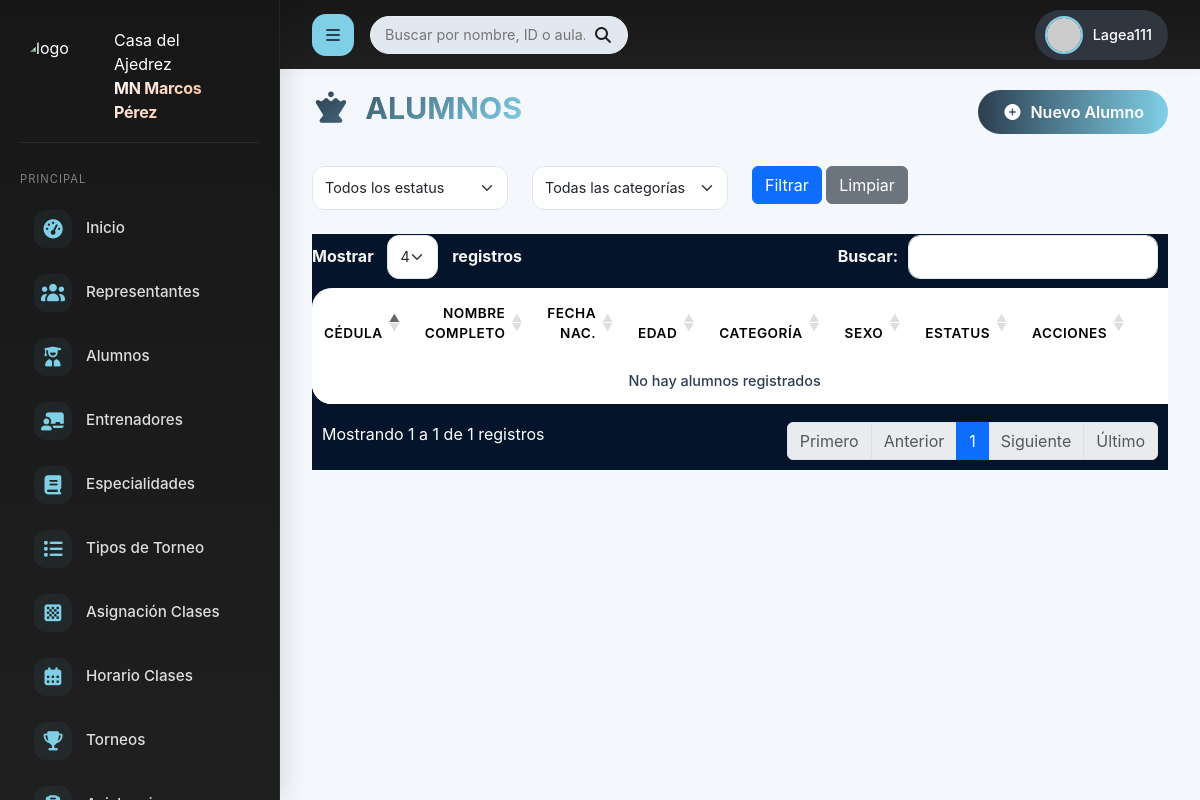
The app's page /vista/alumnos/alumno.php, older data.
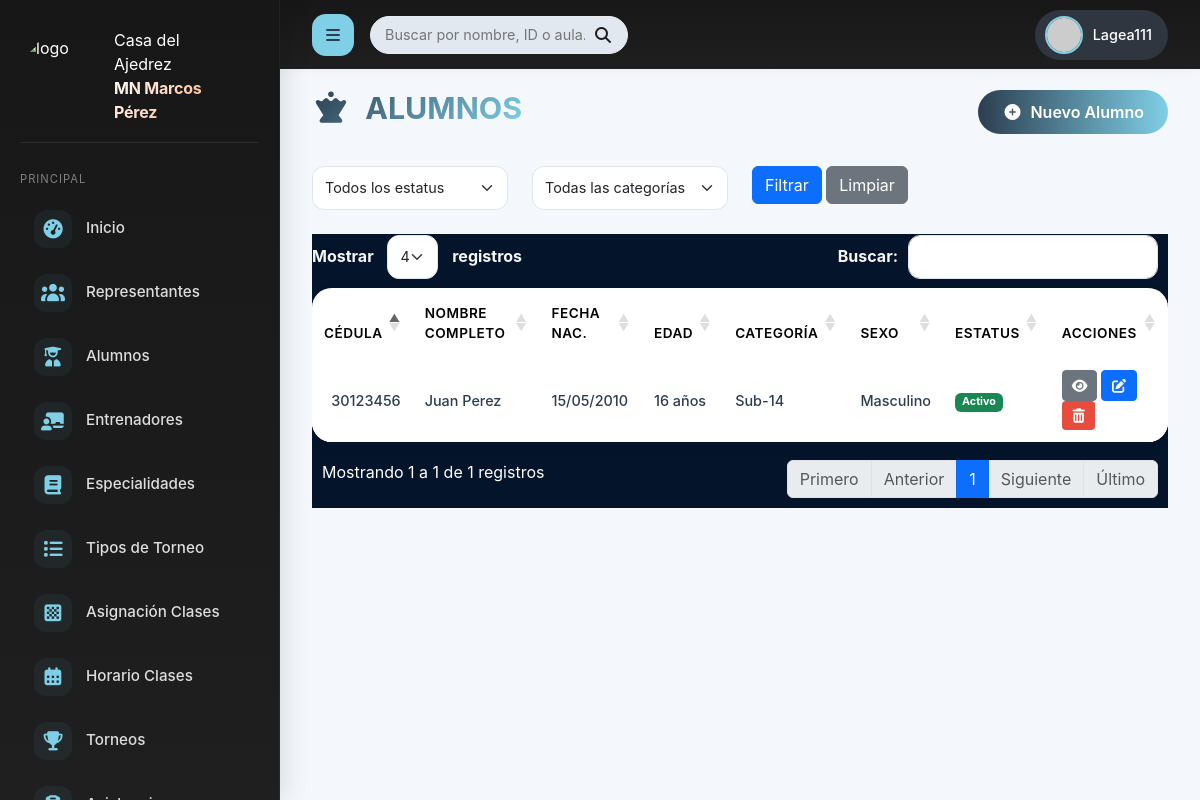
The same page, newer data.
### tables this page shows
CREATE TABLE `ALUMNO` (
  `idAlumno` int NOT NULL,
  `cedula` varchar(10) NOT NULL,
  `nombre` varchar(25) NOT NULL,
  `apellido` varchar(25) NOT NULL,
  `sexo` enum('M','F') DEFAULT NULL,
  `fechaNacimiento` date NOT NULL,
  `edad` int DEFAULT NULL,
  `categoria` varchar(25) DEFAULT NULL,
  `telefono` varchar(11) DEFAULT NULL,
  `localidadMunicipio` varchar(30) DEFAULT NULL,
  `correo` varchar(30) DEFAULT NULL,
  `club` varchar(30) DEFAULT NULL,
  `direccion` varchar(30) DEFAULT NULL,
  `dondeEstudia` varchar(30) DEFAULT NULL,
  `grado` varchar(20) DEFAULT NULL,
  `seccion` varchar(10) DEFAULT NULL,
  `deporte` varchar(25) DEFAULT NULL,
  `centroIniciacionDeportivo` varchar(30) DEFAULT NULL,
  `idRepresentante` int DEFAULT NULL,
  `idUsuario` int DEFAULT NULL,
  `estatus` enum('activo','inactivo','suspendido') DEFAULT 'activo',
  `fechaRegistro` datetime DEFAULT CURRENT_TIMESTAMP
);

### vista/alumnos/alumno.php (the view, shortened to what this page needs)
<!DOCTYPE html>
<html lang="es">
<head>
    <?php include '../assets/inc/head.php'; ?>
</head>
<body>
<div class="page-container">
    <?php include '../assets/inc/sidebar.php'; ?>
    <?php include '../assets/inc/header.php'; ?>
    <?php
    include '../../modelo/conexion.php';
    try {
        $sql = $conex->query("SELECT * FROM ALUMNO ORDER BY apellido, nombre");
        $alumnos = $sql->fetchAll(PDO::FETCH_ASSOC);
    } catch(PDOException $e) {
        $alumnos = [];
        echo "<script>
            Swal.fire({
                icon: 'error',
                title: 'Error',
                text: 'Error al cargar los alumnos: " . addslashes($e->getMessage()) . "'
            });
        </script>";
    }
    ?>
    <div class="main-content">
        <div class="catalog-header">
            <h1 class="page-title"><i class="fas fa-chess-queen me-2"></i> ALUMNOS</h1>
            <button class="btn btn-custom"><a href="./insert_alumno.php"><i class="fas fa-plus-circle me-2"></i>Nuevo Alumno</a></button>
        </div>
        <div class="filtros mb-3">
            <div class="row">
                <div class="col-md-3">
                    <select id="filtroEstatus" class="form-select">
                        <option value="">Todos los estatus</option>
                    </select>
                </div>
                <div class="col-md-3">
                    <select id="filtroCategoria" class="form-select">
                        <option value="">Todas las categorías</option>
                    </select>
                </div>
                <div class="col-md-3">
                    <button id="btnFiltrar" class="btn btn-primary">Filtrar</button>
                    <button id="btnLimpiar" class="btn btn-secondary">Limpiar</button>
                </div>
            </div>
        </div>
        <div class="table-responsive">
            <table class="table alumno-table" id="alumnoTable">
                <thead>
                    <tr>
                        <th>Cédula</th>
                        <th>Nombre Completo</th>
                        <th>Fecha Nac.</th>
                        <th>Edad</th>
                        <th>Categoría</th>
                        <th>Sexo</th>
                        <th>Estatus</th>
                        <th>Acciones</th>
                    </tr>
                </thead>
                <tbody>
                    <?php if (empty($alumnos)): ?>
                        <tr>
                            <td colspan="8" class="text-center">No hay alumnos registrados</td>
                        </tr>
                    <?php else: ?>
                        <?php foreach ($alumnos as $alumno): ?>
                            <tr data-estatus="<?php echo htmlspecialchars($alumno['estatus']); ?>" data-categoria="<?php echo htmlspecialchars($alumno['categoria']); ?>">
                                <td><?php echo htmlspecialchars($alumno['cedula']); ?></td>
                                <td><?php echo htmlspecialchars($alumno['nombre'] . ' ' . $alumno['apellido']); ?></td>
                                <td><?php echo date('d/m/Y', strtotime($alumno['fechaNacimiento'])); ?></td>
                                <td><?php echo $alumno['edad']; ?> años</td>
                                <td><?php echo htmlspecialchars($alumno['categoria']); ?></td>
                                <td><?php echo $alumno['sexo'] == 'M' ? 'Masculino' : 'Femenino'; ?></td>
                                <td>
                                    <span class="badge bg-<?php
                                        echo $alumno['estatus'] == 'activo' ? 'success' : ($alumno['estatus'] == 'inactivo' ? 'secondary' : 'warning');
                                    ?>">
                                        <?php echo ucfirst($alumno['estatus']); ?>
                                    </span>
                                </td>
                                <td>
                                    <a class="btn btn-sm btn-secondary" href="../../controlador/ctl_alumno.php?C=con&I=<?php echo base64_encode($alumno['cedula']); ?>">
                                        <i class="fas fa-eye"></i>
                                    </a>
                                    <a class="btn btn-sm btn-primary" href="../../controlador/ctl_alumno.php?M=mos&I=<?php echo base64_encode($alumno['cedula']); ?>">
                                        <i class="fas fa-edit"></i>
                                    </a>
                                    <button class="btn btn-sm btn-danger btn-delete" data-cedula="<?php echo $alumno['cedula']; ?>" data-nombre="<?php echo htmlspecialchars($alumno['nombre'] . ' ' . $alumno['apellido']); ?>">
                                        <i class="fas fa-trash-alt"></i>
                                    </button>
                                </td>
                            </tr>
                        <?php endforeach; ?>
                    <?php endif; ?>
                </tbody>
            </table>
        </div>
    </div>
</div>
</body>
</html>

### vista/assets/inc/head.php (shortened to what this page needs)
<link rel="stylesheet" href="../assets/css/bootstrap.min.css">
<link rel="stylesheet" href="../assets/css/fontawesome.min.css">
<link rel="stylesheet" href="../assets/css/estyles.css">
<link rel="stylesheet" href="../assets/css/general.css">
<link rel="stylesheet" href="../assets/js/datatables/datatables.min.css">

### vista/assets/inc/sidebar.php (shortened to what this page needs)
<aside class="sidebar" role="navigation">
    <div class="logo" style="position: relative;">
        <img src="../assets/images/logodeajedrez.png" alt="logo">
        <div class="brand">
            <div class="brand">Casa del Ajedrez</div>
            <div class="muted">MN Marcos Pérez</div>
        </div>
    </div>
    <nav class="menu">
        <div class="section">PRINCIPAL</div>
        <ul class="menu-list">
            <li class="menu-item" data-href="../loyaut/dashboard.php"><div class="icon"><i class="fas fa-tachometer-alt"></i></div><div class="label">Inicio</div></li>
            <li class="menu-item" data-href="../representantes/representante.php"><div class="icon"><i class="fas fa-users"></i></div><div class="label">Representantes</div></li>
            <li class="menu-item" data-href="../../controlador/ctl_alumno.php?L=lis"><div class="icon"><i class="fas fa-user-graduate"></i></div><div class="label">Alumnos</div></li>
            <li class="menu-item" data-href="../entrenadores/entrenador.php"><div class="icon"><i class="fas fa-chalkboard-user"></i></div><div class="label">Entrenadores</div></li>
            <li class="menu-item" data-href="../especialidad/especialidad.php"><div class="icon"><i class="fas fa-book"></i></div><div class="label">Especialidades</div></li>
            <li class="menu-item" data-href="../tipotorneo/tipotorneo.php"><div class="icon"><i class="fas fa-list"></i></div><div class="label">Tipos de Torneo</div></li>
            <li class="menu-item" data-href="../asignacion_clase/asignacion_clase.php"><div class="icon"><i class="fas fa-chess-board"></i></div><div class="label">Asignación Clases</div></li>
            <li class="menu-item" data-href="../horarios/horario.php"><div class="icon"><i class="fas fa-calendar-alt"></i></div><div class="label">Horario Clases</div></li>
            <li class="menu-item" data-href="../torneos/torneo.php"><div class="icon"><i class="fas fa-trophy"></i></div><div class="label">Torneos</div></li>
            <li class="menu-item" data-href="../asistencias/asistencia.php"><div class="icon"><i class="fas fa-clipboard-list"></i></div><div class="label">Asistencia</div></li>
        </ul>
    </nav>
</aside>

### vista/assets/inc/header.php (shortened to what this page needs)
<header class="header">
    <div class="header-inner">
        <div style="display:flex;align-items:center;gap:16px">
            <button class="nav-btn" id="menuToggle"><i class="fas fa-bars"></i></button>
            <div class="search-form">
                <input type="text" id="searchInput" placeholder="Buscar por nombre, ID o aula...">
                <button class="search-btn" id="searchBtn"><i class="fas fa-search"></i></button>
            </div>
        </div>
        <div class="header-right" style="position:relative">
            <div class="profile-pill" id="profilePill">
                <img src="https://randomuser.me/api/portraits/women/68.jpg" alt="avatar">
                <span>Lagea111</span>
            </div>
        </div>
    </div>
</header>

### vista/assets/css/general.css (style rules this page uses)
.alumno-table { background: white; border-radius: 20px; overflow: hidden; box-shadow: 0 4px 15px rgba(0, 0, 0, 0.05); }
.alumno-table thead { background: linear-gradient(135deg, #2c3e50, #1a252f); }
.alumno-table thead th { color: rgb(0, 0, 0); font-weight: 600; padding: 15px 12px; font-size: 0.85rem; text-transform: uppercase; letter-spacing: 0.5px; border: none; }
.alumno-table tbody td { padding: 12px; vertical-align: middle; font-size: 0.9rem; }
.btn-delete { background: #e74c3c; color: white; border: none; }
.form-control, .form-select { border-radius: 12px; border: 1px solid #e0e6ed; padding: 10px 12px; font-size: 0.9rem; transition: all 0.2s; }
.alumno-table tbody tr, .detail-card, .form-card { animation: fadeIn 0.3s ease forwards; }

Row changes from the older to the newer data that the page shows:
added alumno: cedula "30123456", nombre+apellido "Juan Perez", fechaNacimiento "15/05/2010", edad "16", categoria "Sub-14", sexo "Masculino", estatus "Activo"
Text that changed along with them:
text no longer shown: "No hay alumnos registrados"
